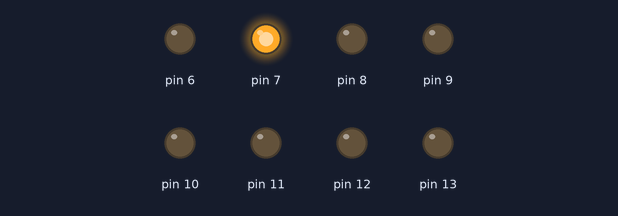
This sketch was run on a simulated Arduino Uno, built with avr-gcc and run on an emulated ATmega328P. Shown: output pins drawn as LEDs (lit = HIGH).

Above: at 0.1 s.
Timing chart, 0 to 1.6 s (numbered marks = the images above):
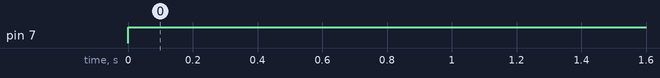

Measured:
- by itself, pin 7: LOW → HIGH at 0.00 s

The sketch:

main.ino
```cpp
//Button Variables
#define buttonWalk 3
#define buttonSouth 4
#define buttonWest 5
bool buttonWalkState;
bool buttonSouthState;
bool buttonWestState;

//Red Yellow Green Variables
#define walkR 6
#define walkG 7
#define southR 8
#define southY 9
#define southG 10
#define westR 11
#define westY 12
#define westG 13

//State Variables
#define goS 0
#define waitS 1
#define goW 2
#define waitW 3
#define goWalk 4
#define waitWalk 5

//State
struct State{
  unsigned long streetOut;
  unsigned long timeDelay;
  unsigned long nextState[6];
};

typedef const struct State sType;
sType FSM[6]={
  {},
  {},
  {},
  {},
  {},
  {}
};

void setup() {
  Serial.begin(9600);
  //all Button in INPUT Mode
  for(int i=3;i<=5;i++) pinMode(i,INPUT);
  //all LED in OUPTPUT Mode
  for(int i=6;i<=13;i++) pinMode(i,OUTPUT);
}

void loop() {
  digitalWrite(7,80);
  delay(1000);
}
```
